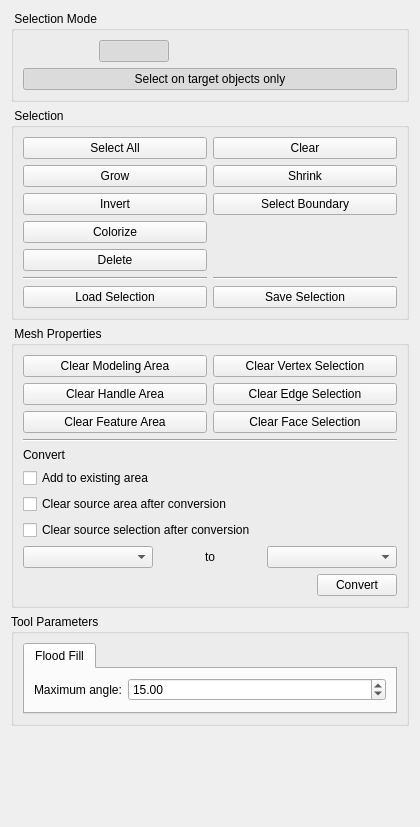
<?xml version="1.0" encoding="UTF-8"?>
<ui version="4.0">
 <class>SelectionControls</class>
 <widget class="QWidget" name="SelectionControls">
  <property name="geometry">
   <rect>
    <x>0</x>
    <y>0</y>
    <width>420</width>
    <height>827</height>
   </rect>
  </property>
  <property name="windowTitle">
   <string>Form</string>
  </property>
  <layout class="QVBoxLayout" name="verticalLayout_5">
   <item>
    <widget class="QGroupBox" name="groupBox">
     <property name="title">
      <string> Selection Mode </string>
     </property>
     <layout class="QGridLayout" name="gridLayout_3">
      <item row="0" column="0">
       <layout class="QHBoxLayout" name="horizontalLayout_2">
        <item>
         <widget class="QPushButton" name="objectSelection">
          <property name="toolTip">
           <string>Enable Object Selection</string>
          </property>
          <property name="statusTip">
           <string>Enable Object Selection</string>
          </property>
          <property name="text">
           <string/>
          </property>
          <property name="iconSize">
           <size>
            <width>32</width>
            <height>32</height>
           </size>
          </property>
          <property name="checkable">
           <bool>true</bool>
          </property>
          <property name="autoExclusive">
           <bool>true</bool>
          </property>
          <property name="flat">
           <bool>true</bool>
          </property>
         </widget>
        </item>
        <item>
         <widget class="QPushButton" name="vertexSelection">
          <property name="toolTip">
           <string>Enable Vertex Selection</string>
          </property>
          <property name="statusTip">
           <string>Enable Vertex Selection</string>
          </property>
          <property name="text">
           <string/>
          </property>
          <property name="iconSize">
           <size>
            <width>32</width>
            <height>32</height>
           </size>
          </property>
          <property name="checkable">
           <bool>true</bool>
          </property>
          <property name="checked">
           <bool>true</bool>
          </property>
          <property name="autoExclusive">
           <bool>true</bool>
          </property>
          <property name="flat">
           <bool>true</bool>
          </property>
         </widget>
        </item>
        <item>
         <widget class="QPushButton" name="edgeSelection">
          <property name="toolTip">
           <string>Enable Edge Selection</string>
          </property>
          <property name="statusTip">
           <string>Enable Edge Selection</string>
          </property>
          <property name="text">
           <string/>
          </property>
          <property name="iconSize">
           <size>
            <width>32</width>
            <height>32</height>
           </size>
          </property>
          <property name="checkable">
           <bool>true</bool>
          </property>
          <property name="autoExclusive">
           <bool>true</bool>
          </property>
          <property name="flat">
           <bool>true</bool>
          </property>
         </widget>
        </item>
        <item>
         <widget class="QPushButton" name="faceSelection">
          <property name="toolTip">
           <string>Enable Face Selection</string>
          </property>
          <property name="statusTip">
           <string>Enable Face Selection</string>
          </property>
          <property name="text">
           <string/>
          </property>
          <property name="iconSize">
           <size>
            <width>32</width>
            <height>32</height>
           </size>
          </property>
          <property name="checkable">
           <bool>true</bool>
          </property>
          <property name="autoExclusive">
           <bool>true</bool>
          </property>
          <property name="flat">
           <bool>true</bool>
          </property>
         </widget>
        </item>
        <item>
         <widget class="QPushButton" name="knotSelection">
          <property name="toolTip">
           <string>Enable Knot Selection</string>
          </property>
          <property name="statusTip">
           <string>Enable Knot Selection</string>
          </property>
          <property name="text">
           <string/>
          </property>
          <property name="iconSize">
           <size>
            <width>32</width>
            <height>32</height>
           </size>
          </property>
          <property name="checkable">
           <bool>true</bool>
          </property>
          <property name="autoExclusive">
           <bool>true</bool>
          </property>
          <property name="flat">
           <bool>true</bool>
          </property>
         </widget>
        </item>
       </layout>
      </item>
      <item row="1" column="0">
       <widget class="QPushButton" name="restrictOnTargets">
        <property name="sizePolicy">
         <sizepolicy hsizetype="MinimumExpanding" vsizetype="Fixed">
          <horstretch>0</horstretch>
          <verstretch>0</verstretch>
         </sizepolicy>
        </property>
        <property name="toolTip">
         <string>Restrict all selection methods in this toolbox to target objects</string>
        </property>
        <property name="statusTip">
         <string>Restrict all selection methods in this toolbox to target objects</string>
        </property>
        <property name="text">
         <string>Select on target objects only</string>
        </property>
        <property name="checkable">
         <bool>true</bool>
        </property>
        <property name="checked">
         <bool>true</bool>
        </property>
       </widget>
      </item>
     </layout>
    </widget>
   </item>
   <item>
    <widget class="QGroupBox" name="groupBox_2">
     <property name="title">
      <string> Selection </string>
     </property>
     <layout class="QGridLayout" name="gridLayout">
      <item row="0" column="0">
       <widget class="QPushButton" name="selectAll">
        <property name="toolTip">
         <string>Select all elements of each (target) object</string>
        </property>
        <property name="statusTip">
         <string>Select all elements of each (target) object</string>
        </property>
        <property name="text">
         <string>Select All</string>
        </property>
       </widget>
      </item>
      <item row="0" column="1">
       <widget class="QPushButton" name="clearSelection">
        <property name="toolTip">
         <string>Clear the selection of each (target) object</string>
        </property>
        <property name="statusTip">
         <string>Clear the selection of each (target) object</string>
        </property>
        <property name="text">
         <string>Clear</string>
        </property>
       </widget>
      </item>
      <item row="1" column="0">
       <widget class="QPushButton" name="growSelection">
        <property name="toolTip">
         <string>Grow selection on all (target) objects</string>
        </property>
        <property name="statusTip">
         <string>Grow selection on all (target) objects</string>
        </property>
        <property name="text">
         <string>Grow</string>
        </property>
       </widget>
      </item>
      <item row="1" column="1">
       <widget class="QPushButton" name="shrinkSelection">
        <property name="toolTip">
         <string>Shrink selection on all (target) objects</string>
        </property>
        <property name="statusTip">
         <string>Shrink selection on all (target) objects</string>
        </property>
        <property name="text">
         <string>Shrink</string>
        </property>
       </widget>
      </item>
      <item row="2" column="0">
       <widget class="QPushButton" name="invertSelection">
        <property name="toolTip">
         <string>Invert selection on all (target) objects</string>
        </property>
        <property name="statusTip">
         <string>Invert selection on all (target) objects</string>
        </property>
        <property name="text">
         <string>Invert</string>
        </property>
       </widget>
      </item>
      <item row="2" column="1">
       <widget class="QPushButton" name="selectBoundary">
        <property name="toolTip">
         <string>Select Boundary on all (target) objects</string>
        </property>
        <property name="statusTip">
         <string>Select Boundary on all (target) objects</string>
        </property>
        <property name="text">
         <string>Select Boundary</string>
        </property>
       </widget>
      </item>
      <item row="3" column="0">
       <widget class="QPushButton" name="colorizeSelection">
        <property name="text">
         <string>Colorize</string>
        </property>
       </widget>
      </item>
      <item row="4" column="0">
       <widget class="QPushButton" name="deleteSelection">
        <property name="toolTip">
         <string>Delete selection on all (target) objects</string>
        </property>
        <property name="statusTip">
         <string>Delete selection on all (target) objects</string>
        </property>
        <property name="text">
         <string>Delete</string>
        </property>
       </widget>
      </item>
      <item row="5" column="0">
       <widget class="Line" name="line_2">
        <property name="orientation">
         <enum>Qt::Horizontal</enum>
        </property>
       </widget>
      </item>
      <item row="5" column="1">
       <widget class="Line" name="line_3">
        <property name="orientation">
         <enum>Qt::Horizontal</enum>
        </property>
       </widget>
      </item>
      <item row="6" column="0">
       <widget class="QPushButton" name="loadSelection">
        <property name="toolTip">
         <string>Load current selection from file</string>
        </property>
        <property name="statusTip">
         <string>Load current selection from file</string>
        </property>
        <property name="text">
         <string>Load Selection</string>
        </property>
       </widget>
      </item>
      <item row="6" column="1">
       <widget class="QPushButton" name="saveSelection">
        <property name="toolTip">
         <string>Save current selection to file</string>
        </property>
        <property name="statusTip">
         <string>Save current selection to file</string>
        </property>
        <property name="text">
         <string>Save Selection</string>
        </property>
       </widget>
      </item>
     </layout>
    </widget>
   </item>
   <item>
    <widget class="QGroupBox" name="groupBox_3">
     <property name="title">
      <string> Mesh Properties </string>
     </property>
     <layout class="QGridLayout" name="gridLayout_2">
      <item row="1" column="0">
       <layout class="QHBoxLayout" name="horizontalLayout">
        <item>
         <layout class="QVBoxLayout" name="verticalLayout">
          <item>
           <widget class="QPushButton" name="clearModelingArea">
            <property name="toolTip">
             <string>Clear the modeling area of all (target) objects</string>
            </property>
            <property name="statusTip">
             <string>Clear the modeling area of all (target) objects</string>
            </property>
            <property name="text">
             <string>Clear Modeling Area</string>
            </property>
           </widget>
          </item>
          <item>
           <widget class="QPushButton" name="clearHandleRegion">
            <property name="toolTip">
             <string>Clear the handle region of all (target) objects</string>
            </property>
            <property name="statusTip">
             <string>Clear the handle region of all (target) objects</string>
            </property>
            <property name="text">
             <string>Clear Handle Area</string>
            </property>
           </widget>
          </item>
          <item>
           <widget class="QPushButton" name="clearFeatures">
            <property name="toolTip">
             <string>Clear the features of all (target) objects</string>
            </property>
            <property name="statusTip">
             <string>Clear the features of all (target) objects</string>
            </property>
            <property name="text">
             <string>Clear Feature Area</string>
            </property>
           </widget>
          </item>
         </layout>
        </item>
        <item>
         <layout class="QVBoxLayout" name="verticalLayout_2">
          <item>
           <widget class="QPushButton" name="clearVertexSelection">
            <property name="toolTip">
             <string>Clear the modeling area of all (target) objects</string>
            </property>
            <property name="statusTip">
             <string>Clear the modeling area of all (target) objects</string>
            </property>
            <property name="text">
             <string>Clear Vertex Selection</string>
            </property>
           </widget>
          </item>
          <item>
           <widget class="QPushButton" name="clearEdgeSelection">
            <property name="toolTip">
             <string>Clear the handle region of all (target) objects</string>
            </property>
            <property name="statusTip">
             <string>Clear the handle region of all (target) objects</string>
            </property>
            <property name="text">
             <string>Clear Edge Selection</string>
            </property>
           </widget>
          </item>
          <item>
           <widget class="QPushButton" name="clearFaceSelection">
            <property name="toolTip">
             <string>Clear the features of all (target) objects</string>
            </property>
            <property name="statusTip">
             <string>Clear the features of all (target) objects</string>
            </property>
            <property name="text">
             <string>Clear Face Selection</string>
            </property>
           </widget>
          </item>
         </layout>
        </item>
       </layout>
      </item>
      <item row="2" column="0">
       <widget class="Line" name="line_4">
        <property name="orientation">
         <enum>Qt::Horizontal</enum>
        </property>
       </widget>
      </item>
      <item row="3" column="0">
       <layout class="QVBoxLayout" name="verticalLayout_4">
        <item>
         <widget class="QLabel" name="label">
          <property name="maximumSize">
           <size>
            <width>16777215</width>
            <height>20</height>
           </size>
          </property>
          <property name="text">
           <string>Convert</string>
          </property>
         </widget>
        </item>
        <item>
         <widget class="QCheckBox" name="checkAddArea">
          <property name="text">
           <string>Add to existing area</string>
          </property>
         </widget>
        </item>
        <item>
         <widget class="QCheckBox" name="checkConvert">
          <property name="text">
           <string>Clear source area after conversion</string>
          </property>
          <property name="tristate">
           <bool>false</bool>
          </property>
         </widget>
        </item>
        <item>
         <widget class="QCheckBox" name="checkSelectionConvert">
          <property name="text">
           <string>Clear source selection after conversion</string>
          </property>
         </widget>
        </item>
        <item>
         <layout class="QHBoxLayout" name="horizontalLayout_5">
          <item>
           <widget class="QComboBox" name="convertFrom">
            <property name="sizePolicy">
             <sizepolicy hsizetype="Maximum" vsizetype="Fixed">
              <horstretch>0</horstretch>
              <verstretch>0</verstretch>
             </sizepolicy>
            </property>
            <property name="minimumSize">
             <size>
              <width>130</width>
              <height>0</height>
             </size>
            </property>
            <property name="maximumSize">
             <size>
              <width>16777215</width>
              <height>16777215</height>
             </size>
            </property>
           </widget>
          </item>
          <item>
           <layout class="QHBoxLayout" name="horizontalLayout_6">
            <item>
             <spacer name="horizontalSpacer_2">
              <property name="orientation">
               <enum>Qt::Horizontal</enum>
              </property>
              <property name="sizeHint" stdset="0">
               <size>
                <width>0</width>
                <height>0</height>
               </size>
              </property>
             </spacer>
            </item>
            <item>
             <widget class="QLabel" name="label_2">
              <property name="maximumSize">
               <size>
                <width>16777215</width>
                <height>16777215</height>
               </size>
              </property>
              <property name="text">
               <string>to</string>
              </property>
             </widget>
            </item>
            <item>
             <spacer name="horizontalSpacer_3">
              <property name="orientation">
               <enum>Qt::Horizontal</enum>
              </property>
              <property name="sizeHint" stdset="0">
               <size>
                <width>0</width>
                <height>0</height>
               </size>
              </property>
             </spacer>
            </item>
            <item>
             <layout class="QHBoxLayout" name="horizontalLayout_7">
              <item>
               <widget class="QComboBox" name="convertTo">
                <property name="minimumSize">
                 <size>
                  <width>130</width>
                  <height>0</height>
                 </size>
                </property>
                <property name="maximumSize">
                 <size>
                  <width>16777215</width>
                  <height>16777215</height>
                 </size>
                </property>
                <property name="layoutDirection">
                 <enum>Qt::LeftToRight</enum>
                </property>
               </widget>
              </item>
             </layout>
            </item>
           </layout>
          </item>
         </layout>
        </item>
        <item>
         <layout class="QHBoxLayout" name="horizontalLayout_10">
          <item>
           <spacer name="horizontalSpacer">
            <property name="orientation">
             <enum>Qt::Horizontal</enum>
            </property>
            <property name="sizeHint" stdset="0">
             <size>
              <width>40</width>
              <height>20</height>
             </size>
            </property>
           </spacer>
          </item>
          <item>
           <widget class="QPushButton" name="convertButton">
            <property name="text">
             <string>Convert</string>
            </property>
           </widget>
          </item>
         </layout>
        </item>
       </layout>
      </item>
     </layout>
    </widget>
   </item>
   <item>
    <widget class="QGroupBox" name="groupBox_4">
     <property name="title">
      <string>Tool Parameters</string>
     </property>
     <layout class="QVBoxLayout" name="verticalLayout_3">
      <item>
       <widget class="QTabWidget" name="tabWidget">
        <widget class="QWidget" name="tab_2">
         <attribute name="title">
          <string>Flood Fill</string>
         </attribute>
         <layout class="QFormLayout" name="formLayout_2">
          <item row="0" column="0">
           <widget class="QLabel" name="label_3">
            <property name="text">
             <string>Maximum angle:</string>
            </property>
           </widget>
          </item>
          <item row="0" column="1">
           <widget class="QDoubleSpinBox" name="maxFloodFillAngle">
            <property name="toolTip">
             <string>Maximum angle between faces that get flood filled</string>
            </property>
            <property name="statusTip">
             <string>Maximum angle between faces that get flood filled</string>
            </property>
            <property name="maximum">
             <double>180.000000000000000</double>
            </property>
            <property name="value">
             <double>15.000000000000000</double>
            </property>
           </widget>
          </item>
         </layout>
        </widget>
       </widget>
      </item>
     </layout>
    </widget>
   </item>
   <item>
    <spacer name="verticalSpacer">
     <property name="orientation">
      <enum>Qt::Vertical</enum>
     </property>
     <property name="sizeHint" stdset="0">
      <size>
       <width>20</width>
       <height>88</height>
      </size>
     </property>
    </spacer>
   </item>
  </layout>
 </widget>
 <resources/>
 <connections/>
</ui>
